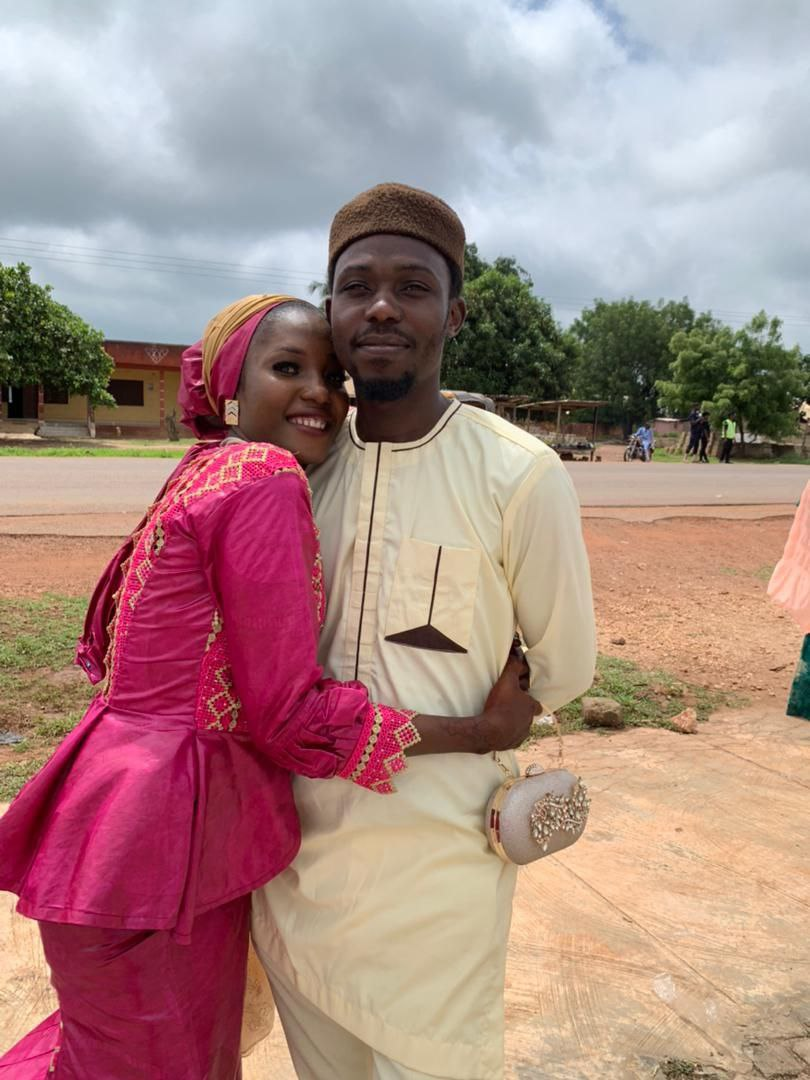
#> input picture beatific/img/both.jpg, 810 x 1080 px, found by its file name
$ python preprocessing.py
#> lines starting #> are read from the running program, lines starting #| are printed output that depends on the picture
img_path = 'beatific/img/both.jpg'
color_space = 'RGB-3X8'

from PIL import Image
from PIL import ImageEnhance

# character recognition ML Model
from sklearn import datasets, metrics
from sklearn.linear_model import LogisticRegression
from sklearn.preprocessing import StandardScaler
from skimage import io, color, feature, transform


#step 2: convert the image
# training the model. 75% of the data will be used to train the model. 25% to test the Model


# img = Image.open('beatific/img/profile.jpg')
# img.show()
# # img.save('beatific/img/profile_save.png')
#
# dimension  = (100,100,200,200) # image area to crop
# img_crop = img.crop(dimension)
# img_crop.show()


# Color spaces and channels
# 2 types of cordinate system
# cartesian plane (x,y)
# 2-D polar cordinates (r, theta)


# Color spaces
# 1: Red, Blue, Green (RGB)
# 2: Cyan, Magenta, Yellow, Key(black) (CMYK)
# 3: HSV
# 4: HSL
# 5: CMY

# Get image pixel
# img = Image.open('beatific/img/both.jpg')
#
# dimension = (10,15)
# img_pixel = img.getpixel(dimension)
# img.convert('L').getpixel(dimension)


# Convert Image
# img = Image.open('beatific/img/both.jpg')
# img.show()


# img = Image.open(img_path)
# img_gray = img.convert(color_space)
# img_gray.show()


# Geometric Transformation
# #  1: resize image
# img = Image.open(img_path)
# img = img.resize((50,50))
# img.show()

# 2: Roate Image
# img = Image.open(img_path)
# img = img.rotate(360)
# img.show()


# Image Enhancement: contrast, brightness, color balance, or sharpness of an image
# 1: Brightness
# img = Image.open(img_path)
# img = ImageEnhance.Brightness(img)
# img.enhance(2).show()

# 2: Contrast
# img = Image.open(img_path)
# img = ImageEnhance.Contrast(img)
# img = img.enhance(2)
# img.show()


#
mnist = datasets.load_digits()
images = mnist.images
size =len(images)

#  image data preprocessing
images = images.reshape(size, -1)
labels = mnist.target

# initializethe  Logistic Regression classifier
lr_classifier = LogisticRegression(C=0.01, penalty='l1', tol=0.01,solver='liblinear')
lr_classifier.fit(images[:int((size / 4) * 3)], labels[:int((size / 4) * 3)])

# testing the model with user (custom) images
#step 1: load the image
img_user = io.imread(img_path)
#> img_user is the input picture: shape (1080, 810, 3); mean R, G, B 170.1, 138.6, 134.3

# convert image to gray scale to be able to handle well
img_user = color.rgb2gray(img_user)
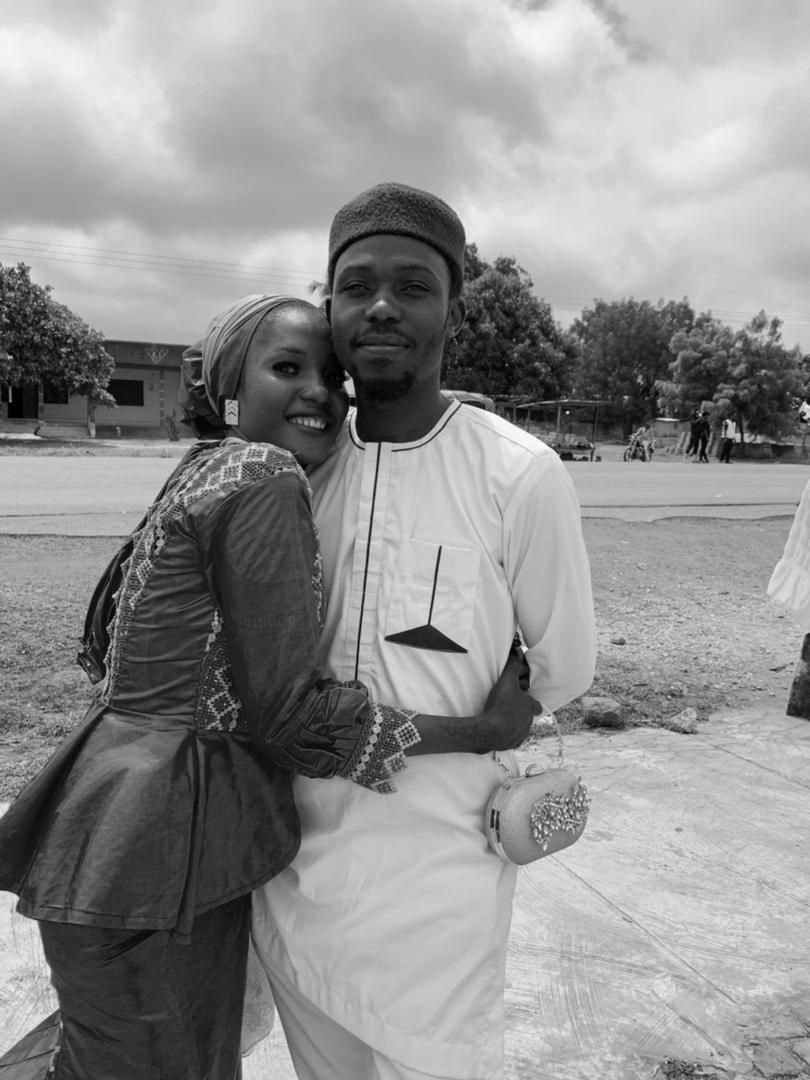
#> img_user: shape (1080, 810) float64; min 0, max 0.995, mean 0.569

# resize the image to 28 x 28. this is the dimension the model was trained on
img_user = transform.resize(img_user,(8,8), mode='wrap')

# run edge detection on the image
img_user=feature.canny(img_user,sigma=5)
img_user = img_user.flatten()

#> (the run stopped early here; a loop or call above may not have finished)

$ run again, with beatific/img/campus_wahala.jpg copied over beatific/img/both.jpg
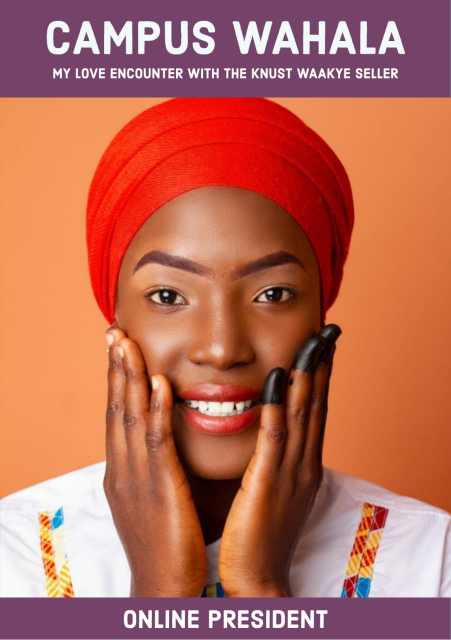
#> input picture beatific/img/campus_wahala.jpg, 902 x 1280 px, found by its file name (shown at 1/2 size)
#> img_user is the input picture: shape (1280, 902, 3); mean R, G, B 184.9, 106.8, 88.3
#> `img_user = color.rgb2gray(img_user)`:
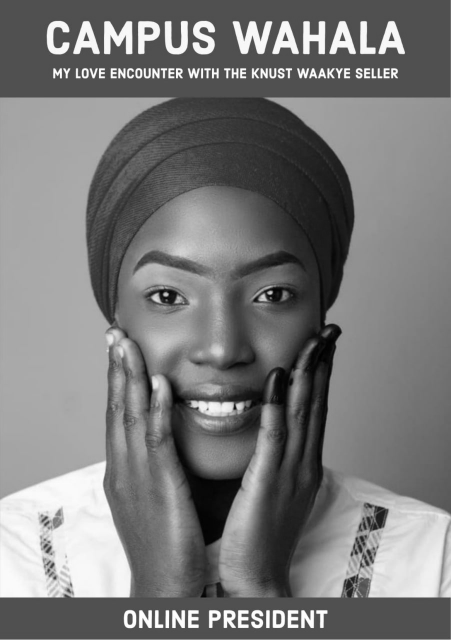
#> img_user: shape (1280, 902) float64 (shown at 1/2 size); min 0.000565, max 1, mean 0.479

$ run again, with beatific/img/nsmq.jpg copied over beatific/img/both.jpg
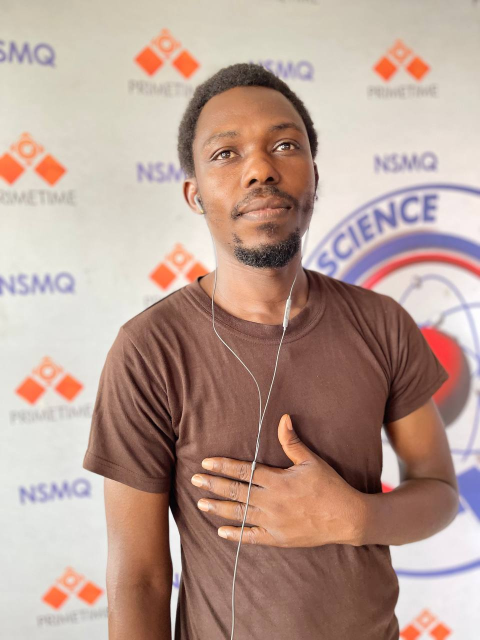
#> input picture beatific/img/nsmq.jpg, 960 x 1280 px, found by its file name (shown at 1/2 size)
#> img_user is the input picture: shape (1280, 960, 3); mean R, G, B 185.1, 158.4, 147.3
#> `img_user = color.rgb2gray(img_user)`:
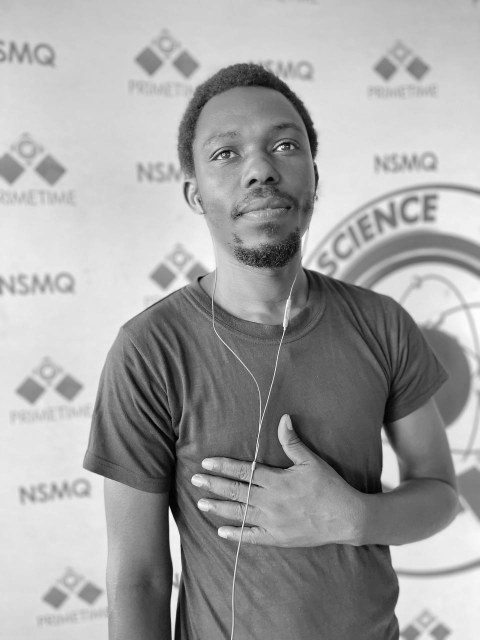
#> img_user: shape (1280, 960) float64 (shown at 1/2 size); min 0, max 1, mean 0.64
